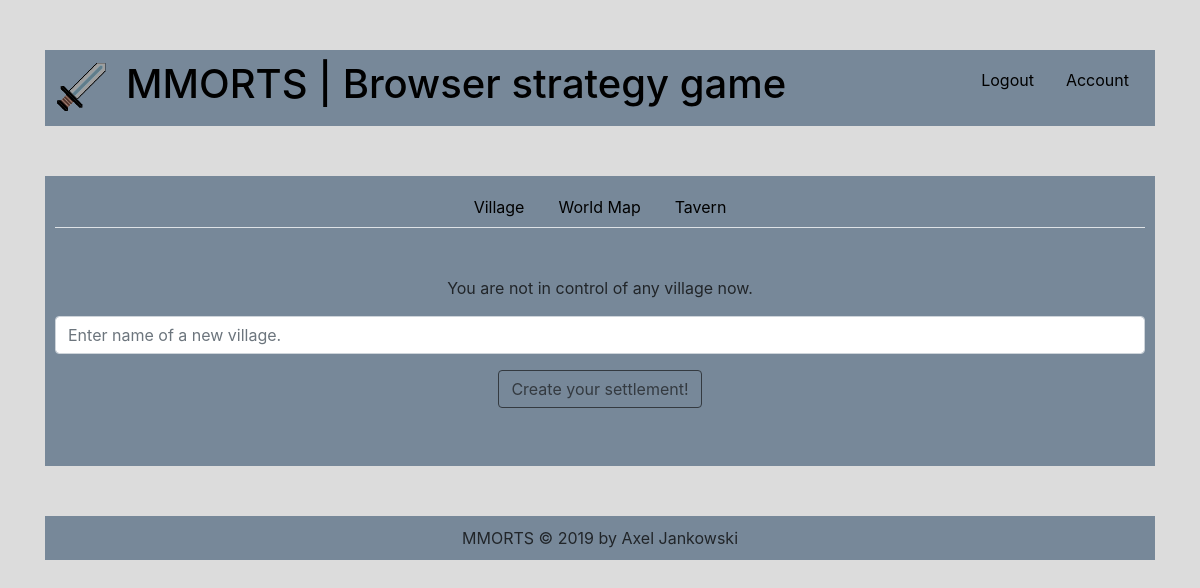
/ (signed in), run on an earlier commit of the app's database.
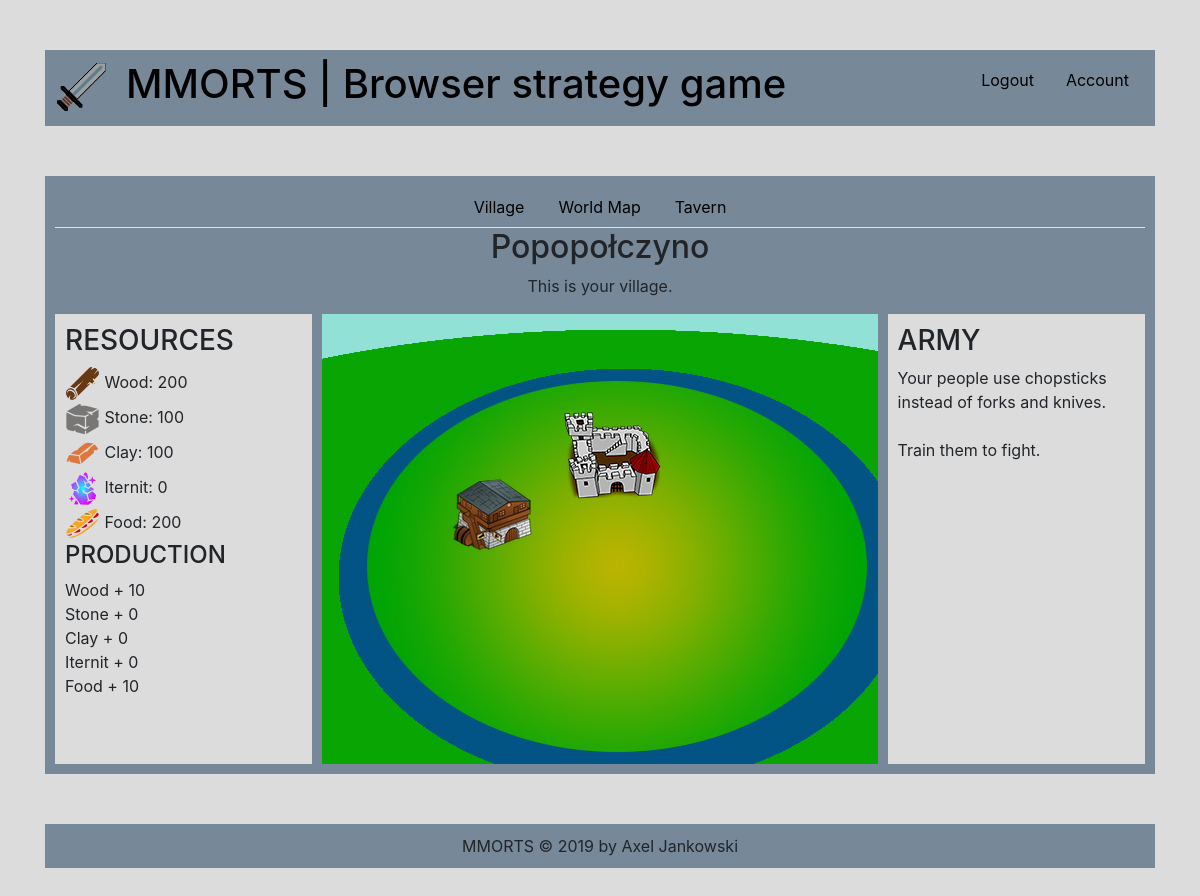
And on a later commit of the database.
### tables this page shows
CREATE TABLE `configuration` (
  `id` int(11) NOT NULL,
  `name` varchar(255) NOT NULL,
  `separator` varchar(3) NOT NULL,
  `description` varchar(255) NOT NULL,
  `maintenance` tinyint(1) NOT NULL,
  `logo` varchar(255) NOT NULL
);

CREATE TABLE `cities` (
  `id` int(255) NOT NULL,
  `user_id` int(255) DEFAULT NULL,
  `name` varchar(20) DEFAULT NULL,
  `resources_id` int(255) DEFAULT NULL,
  `buildings_id` int(255) DEFAULT NULL,
  `production_id` int(255) DEFAULT NULL
);

CREATE TABLE `resources` (
  `id` int(255) NOT NULL,
  `user_id` int(255) NOT NULL,
  `city_id` int(255) NOT NULL,
  `wood` int(255) NOT NULL,
  `stone` int(255) NOT NULL,
  `clay` int(255) NOT NULL,
  `iternit` int(255) NOT NULL,
  `food` int(255) NOT NULL
);

CREATE TABLE `building_types` (
  `id` int(255) NOT NULL,
  `type` varchar(255) DEFAULT NULL,
  `level` int(2) DEFAULT NULL,
  `defence` int(255) DEFAULT NULL,
  `wood_production` int(255) DEFAULT NULL,
  `stone_production` int(255) DEFAULT NULL,
  `clay_production` int(255) DEFAULT NULL,
  `iternit_production` int(255) DEFAULT NULL,
  `food_production` int(255) DEFAULT NULL,
  `swordsman_production` int(255) DEFAULT NULL,
  `archer_production` int(255) DEFAULT NULL,
  `knight_production` int(255) DEFAULT NULL
);

### backend/system/config.php (called while the page is built)
<?php
    $dbserver = "localhost";
    $dbusername = "root";
    $dbpassword = "";
    $db = "mmorts";
    $conn = new mysqli($dbserver, $dbusername, $dbpassword, $db);
    if($conn->connect_error) {
        die("Connection failed: ".$conn->connect_error);
    } else {
        $query = "SELECT * FROM configuration";
        $result = mysqli_query($conn, $query);
        $row = mysqli_fetch_assoc($result);
        $title = $row['name'];
        $separator = $row['separator'];
        $description = $row['description'];
        $logo = $row['logo'];
        $maintenance = $row['maintenance'];
    }
?>

### backend/system/includes.php (called while the page is built)
<?php
    require_once("backend/system/functions.php");
    require_once("backend/system/config.php");
?>

### frontend/index.php (the view, shortened to what this page needs)
<?php
    global $title;
    global $separator;
    global $description;
    global $logo;
?>
<html lang="en">
    <head>
        <?php require_once("frontend/templates/html-head.php"); ?>
    </head>
    <body>
        <div class="container">
            <?php require_once("frontend/templates/header.php"); ?>
            <div class="layer">
                <div class="content">
                            <?php
                        if(isset($_SESSION['loggedin'])) {
                            require_once("frontend/templates/navigation.php");
                            $dbserver = "localhost";
                            $dbusername = "root";
                            $dbpassword = "";
                            $db = "mmorts";
                            $conn = new mysqli($dbserver, $dbusername, $dbpassword, $db);
                            $username = $_SESSION['loggedin'];
                            $query = "SELECT id FROM users WHERE username = '$username'";
                            $result = mysqli_query($conn, $query);
                            $row = mysqli_fetch_assoc($result);
                            $userId = $row['id'];
                            $query = "SELECT id, name FROM cities WHERE user_id = '$userId'";
                            $result = mysqli_query($conn, $query);
                            if(mysqli_num_rows($result) > 0) {
                                $row = mysqli_fetch_assoc($result);
                                $cityId = $row['id'];
                                $cityName = $row['name'];
                                $query = "SELECT wood, stone, clay, iternit, food FROM resources WHERE city_id = '$cityId'";
                                $result = mysqli_query($conn, $query);
                                $row = mysqli_fetch_assoc($result);
                                $wood = $row['wood'];
                                $stone = $row['stone'];
                                $clay = $row['clay'];
                                $iternit = $row['iternit'];
                                $food = $row['food'];
                                $query = "SELECT keep_level, tavern_level, barracks_level FROM buildings WHERE city_id = '$cityId'";
                                $result = mysqli_query($conn, $query);
                                $row = mysqli_fetch_assoc($result);
                                $keepLevel = $row['keep_level'];
                                $tavernLevel = $row['tavern_level'];
                                $query = "SELECT defence, wood_production, stone_production, clay_production, iternit_production, food_production FROM building_types WHERE type = 'keep' AND level = '$keepLevel'";
                                $result = mysqli_query($conn, $query);
                                $row = mysqli_fetch_assoc($result);
                                $keepWood = $row['wood_production'];
                                $keepStone = $row['stone_production'];
                                $keepClay = $row['clay_production'];
                                $keepIternit = $row['iternit_production'];
                                $keepFood = $row['food_production'];
                                ?>
                                    <div class="text-center">
                                        <h2><?php echo $cityName; ?></h2>
                                        <p>This is your village.</p>
                                    </div>
                                    <div class="village-container">
                                        <div class="left-panel">
                                            <h3>RESOURCES</h3>
                                            <?php
                                                echo "<img src='frontend/images/icons/wood.svg' class='icon' /> Wood: ".$wood."<br/>";
                                                echo "<img src='frontend/images/icons/stone.svg' class='icon' /> Stone: ".$stone."<br/>";
                                                echo "<img src='frontend/images/icons/clay.svg' class='icon' /> Clay: ".$clay."<br/>";
                                                echo "<img src='frontend/images/icons/iternit.svg' class='icon' /> Iternit: ".$iternit."<br/>";
                                                echo "<img src='frontend/images/icons/food.svg' class='icon' /> Food: ".$food."<br/>";
                                            ?>
                                            <h4>PRODUCTION</h4>
                                            <?php
                                                echo "Wood + ".$keepWood."<br/>";
                                                echo "Stone + ".$keepStone."<br/>";
                                                echo "Clay + ".$keepClay."<br/>";
                                                echo "Iternit + ".$keepIternit."<br/>";
                                                echo "Food + ".$keepFood."<br/>";
                                            ?>
                                        </div>
                                        <div class="village">
                                            <div class="keep" title="Keep lvl. <?php echo $keepLevel; ?>" onclick="openBuildPanel(keep)">
                                            <?php
                                                if($keepLevel > 0) {
                                                ?>
                                                    <img src="frontend/images/keep.png"/>
                                                <?php
                                                } else {
                                                ?>
                                                    <img src="frontend/images/keep.png"/>
                                                <?php
                                                }
                                            ?>
                                            </div>
                                            <div class="tavern" onclick="openBuildPanel(tavern)">
                                            <?php
                                                if($tavernLevel > 0) {
                                                ?>
                                                    <img src="frontend/images/tavern.png" title="Tavern"/>
                                                <?php
                                                } else {
                                                ?>
                                                    <img src="frontend/images/tavern.png" title="Tavern ruins"/>
                                                <?php
                                                }
                                            ?>
                                            </div>
                                        </div>
                                        <div class="right-panel" id="army">
                                            <h3>ARMY</h3>
                                            Your people use chopsticks instead of forks and knives.
                                            <br/><br/>
                                            Train them to fight.
                                        </div>
                                    </div>
                                <?php
                            } else {
                                ?>
                                    <div class="text-center mt-5 mb-5">
                                        <p>You are not in control of any village now.</p>
                                        <form role="form" action="backend/account/new-village.php" method="POST">
                                            <div class="form-group">
                                                <input type="text" placeholder="Enter name of a new village." class="form-control" name="new-city" required></input>
                                            </div>
                                            <button type="submit" class="btn btn-outline-dark">Create your settlement!</button>
                                        </form>
                                    </div>
                                <?php
                            }
                        } else {
                            ?>
                                <h2>Main</h2>
                                <p>This is the main page.</p>
                            <?php
                        }
                    ?>
                </div>
            </div>
            <?php require_once("frontend/templates/footer.php"); ?>
        </div>
    </body>
</html>

### index.php (shortened to what this page needs)
<?php
    require_once("backend/system/includes.php");
    if ($maintenance == true) {
        echo "The site is under construction.";
    }
    elseif ($maintenance == false) {
        getPage();
    }
?>

### backend/system/functions.php
<?php
    function getPage() {
        if(isset($_GET['page'])){
            $page = $_GET['page'];
            if($page == "index") {
                require_once("frontend/index.php");
            }
            elseif($page == "worldmap") {
                require_once("frontend/pages/worldmap.php");
            }
            elseif($page == "tavern") {
                require_once("frontend/pages/tavern.php");
            }
            elseif($page == "login") {
                require_once("frontend/pages/login.php");
            }
            elseif($page == "register") {
                require_once("frontend/pages/register.php");
            }
            elseif($page == "logout") {
                session_destroy();
                header("Location: index.php?msg=logoutsuccess");
                die();
            }
        } else {
            require_once("frontend/index.php");
        }
    }
?>

### frontend/templates/html-head.php (shortened to what this page needs)
<link href="frontend/css/bootstrap.css" rel="stylesheet">
<link href="frontend/css/style.css" type="text/css" rel="stylesheet">

### frontend/templates/header.php
<?php
    global $logo;
?>
<div class="layer">
    <div class="header">
        <div class="logo">
            <a href="index.php?page=index"><img src="frontend/images/<?php echo $logo; ?>" class="responsive" /></a>
        </div>
        <div class="title">
            <h1><a href="index.php?page=index"><?php echo $title.$separator.$description; ?></a></h1>
        </div>
        <?php
            require_once("frontend/templates/account-actions.php");
        ?>
    </div>
</div>

### frontend/templates/account-actions.php (shortened to what this page needs)
<?php
    if(isset($_SESSION['loggedin'])) {
        ?>
            <nav class="nav justify-content-end">
                <a href="index.php?page=logout" class="nav-item nav-link">Logout</a>
                <a href="index.php?page=account" class="nav-item nav-link">Account</a>
            </nav>
        <?php
    }
?>

### frontend/templates/navigation.php
<nav class="nav nav-tabs justify-content-center">
    <a href="index.php?page=index" class="nav-item nav-link">Village</a>
    <a href="index.php?page=worldmap" class="nav-item nav-link">World Map</a>
    <a href="index.php?page=tavern" class="nav-item nav-link">Tavern</a>
</nav>

### frontend/templates/footer.php
<div class="layer">
    <div class="footer">
        <?php echo $title; ?> &copy; 2019 by <a title="axeljankowskii@gmail.com">Axel Jankowski</a>
    </div>
</div>

### frontend/css/style.css (style rules this page uses)
body { background-color: gainsboro; }
*:link { color: black; }
.container { width: 1200px; margin: 0 auto; }
.layer { margin-top: 50px; margin-bottom: 50px; }
.header { background-color: lightslategrey; padding: 10px; overflow: hidden; }
.logo { float: left; width: 56px; }
.title { float: left; margin-left: 15px; }
.content { background-color: lightslategrey; width: 100%; display: inline-block; padding: 10px; }
.village-container { width: 100%; height: 450px; display: flex; }
.left-panel { background-color: gainsboro; width: 27.5%; height: 100%; padding: 10px; }
.icon { width: 35px; height: auto; }
.village { background-image: url("../images/map.jpg"); width: 60%; height: 100%; margin: 0 10px; }
.keep { position: absolute; margin-left: 240px; margin-top: 90px; }
.tavern { position: absolute; margin-left: 130px; margin-top: 160px; }
.keep, .tavern:hover { cursor: pointer; }
.right-panel { background-color: gainsboro; width: 27.5%; height: 100%; padding: 10px; }
#army { display: block; }
.footer { background-color: lightslategrey; padding: 10px; text-align: center; }
.responsive { width: 100%; height: auto; }

What changed in the data, as far as the page shows it:
added cities: name "Popopołczyno"
added resources: wood "200", stone "100", clay "100", iternit "0", food "200"
added building_types: wood_production "10", stone_production "0", clay_production "0", iternit_production "0", food_production "10"
Also different on the page:
text no longer shown: "You are not in control of any village now. Create your settlement!"
text now shown: "This is your village. RESOURCES Wood: Stone: Clay: Iternit: Food: PRODUCTION Wood + Stone + Clay + Iternit + Food + ARMY Your people use chopsticks instead of forks and knives. Train them to fight."
